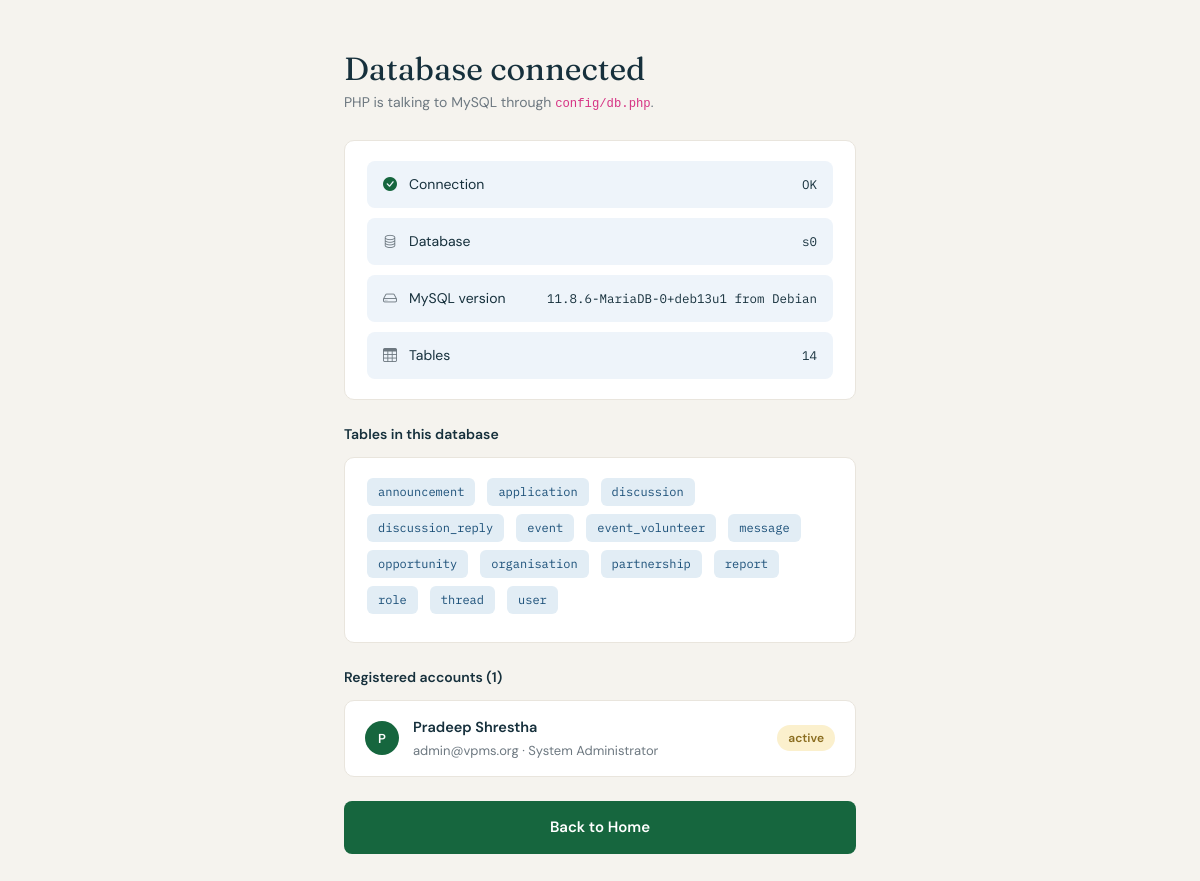
/db-test.php, run on the app's committed database.
### tables this page shows
CREATE TABLE `user` (
  user_id           INT AUTO_INCREMENT PRIMARY KEY,
  full_name         VARCHAR(120) NOT NULL,
  email             VARCHAR(190) NOT NULL UNIQUE,
  password_hash     CHAR(60) NOT NULL,
  phone             VARCHAR(30),
  role_id           INT NOT NULL,
  organisation_id   INT,
  organisation_name VARCHAR(150),
  designation       VARCHAR(80),
  skills            VARCHAR(255),
  bio               TEXT,
  status            VARCHAR(20) NOT NULL DEFAULT 'pending',    
  reset_code        VARCHAR(40),
  created_at        DATETIME NOT NULL DEFAULT CURRENT_TIMESTAMP,
  FOREIGN KEY (role_id) REFERENCES role(role_id),
  FOREIGN KEY (organisation_id) REFERENCES organisation(organisation_id)
);

CREATE TABLE role (
  role_id     INT AUTO_INCREMENT PRIMARY KEY,
  name        VARCHAR(50) NOT NULL,
  description VARCHAR(255) NOT NULL
);

### db-test.php (the view, shortened to what this page needs)
<?php
require 'config/db.php';
$version = $pdo->query('SELECT VERSION()')->fetchColumn();
$dbname_check = $pdo->query('SELECT DATABASE()')->fetchColumn();
$tables = $pdo->query('SHOW TABLES')->fetchAll(PDO::FETCH_COLUMN);
include 'includes/auth-header.php';
?>
<div class="auth-card">
  <h1 class="auth-title">Database connected</h1>
  <p class="auth-sub">PHP is talking to MySQL through <code>config/db.php</code>.</p>
  <div class="card-v card-v-pad mb-4">
    <div class="doc-row">
      <i class="bi bi-check-circle-fill" style="color:#16663e"></i>
      Connection
      <span class="ms-auto mono" style="font-size:12.5px">OK</span>
    </div>
    <div class="doc-row">
      <i class="bi bi-database" style="color:#6d7880"></i>
      Database
      <span class="ms-auto mono" style="font-size:12.5px"><?php echo $dbname_check; ?></span>
    </div>
    <div class="doc-row">
      <i class="bi bi-hdd" style="color:#6d7880"></i>
      MySQL version
      <span class="ms-auto mono" style="font-size:12.5px"><?php echo $version; ?></span>
    </div>
    <div class="doc-row mb-0">
      <i class="bi bi-table" style="color:#6d7880"></i>
      Tables
      <span class="ms-auto mono" style="font-size:12.5px"><?php echo count($tables); ?></span>
    </div>
  </div>
  <p class="section-label">Tables in this database</p>
  <div class="card-v card-v-pad mb-4">
    <?php foreach ($tables as $table) { ?>
      <span class="chip chip-mono me-2 mb-2"><?php echo $table; ?></span>
    <?php } ?>
  </div>
  <?php
  $people = $pdo->query(
      'SELECT u.full_name, u.email, u.status, r.name AS role
       FROM `user` u
       JOIN role r ON r.role_id = u.role_id
       ORDER BY u.user_id DESC'
  )->fetchAll();
  ?>
  <p class="section-label">Registered accounts (<?php echo count($people); ?>)</p>
  <?php if (count($people) == 0) { ?>
    <div class="notice mb-4">
      <p class="notice-title">Nobody registered yet</p>
      <p class="notice-text">Sign up through the registration form and the account will appear here.</p>
    </div>
  <?php } else { ?>
    <div class="card-v mb-4">
      <?php foreach ($people as $person) { ?>
        <div class="list-row">
          <span class="avatar-circle"><?php echo strtoupper(substr($person['full_name'], 0, 1)); ?></span>
          <span class="flex-grow-1 min-w-0">
            <span class="row-title d-block"><?php echo htmlspecialchars($person['full_name']); ?></span>
            <span class="row-meta d-block"><?php echo htmlspecialchars($person['email']); ?> · <?php echo $person['role']; ?></span>
          </span>
          <span class="badge-v badge-pending"><?php echo $person['status']; ?></span>
        </div>
      <?php } ?>
    </div>
  <?php } ?>
  <a class="btn-v btn-green btn-block btn-lg-v" href="index.php">Back to Home</a>
</div>
<?php include 'includes/auth-footer.php'; ?>

### assets/css/app.css (style rules this page uses)
body { margin: 0; background: #f5f3ee; color: #16303c; font-family: 'DM Sans', sans-serif; font-size: 15px; }
html { scrollbar-width: thin; scrollbar-color: #d6cfc2 #f5f3ee; }
a { text-decoration: none; color: inherit; }
h1, h2, h3 { margin: 0; }
p { margin: 0; }
.mono { font-family: 'IBM Plex Mono', monospace; }
.min-w-0 { min-width: 0; }
.section-label { margin-bottom: 12px; font-size: 14px; font-weight: 600; }
.btn-v { display: inline-flex; align-items: center; justify-content: center; gap: 7px; padding: 11px 20px; border: 1px solid transparent; border-radius: 8px; font-size: 14px; font-weight: 600; cursor: pointer; }
.btn-green { background: #16663e; color: #fff; }
.btn-block { width: 100%; }
.btn-lg-v { padding: 14px 24px; font-size: 15px; }
.card-v { border: 1px solid #e9e5dd; border-radius: 10px; background: #fff; }
.card-v-pad { padding: 20px 22px; }
.badge-v { display: inline-block; padding: 4px 11px; border-radius: 999px; font-size: 12px; font-weight: 600; white-space: nowrap; }
.badge-pending { background: #fbf0cd; color: #8a6d1f; }
.chip { display: inline-block; padding: 5px 11px; border-radius: 6px; background: #e2edf5; color: #1a4f78; font-size: 12.5px; }
.chip-mono { font-family: 'IBM Plex Mono', monospace; font-size: 12px; }
.list-row { display: flex; align-items: center; gap: 14px; padding: 16px 20px; border-bottom: 1px solid #f0ede6; }
.list-row:last-child { border-bottom: 0; }
.row-title { font-size: 14.5px; font-weight: 600; }
.row-meta { margin-top: 2px; font-size: 13px; color: #6d7880; }
.avatar-circle { display: grid; place-items: center; width: 34px; height: 34px; border-radius: 50%; background: #16663e; color: #fff; font-size: 13px; font-weight: 600; }
.doc-row { display: flex; align-items: center; gap: 12px; margin-bottom: 10px; padding: 13px 16px; border-radius: 8px; background: #eef4fa; font-size: 14px; }
.auth-title { margin-bottom: 4px; font-family: 'Fraunces', serif; font-size: 32px; font-weight: 400; }
.auth-sub { margin-bottom: 26px; color: #6d7880; font-size: 14px; }
.auth-center { padding: 50px 24px 70px; background: #f5f3ee; }
.auth-card { max-width: 512px; margin: 0 auto; }

### data on the page
user: full_name "P", full_name "Pradeep Shrestha", email "admin@vpms.org", role.name "System Administrator", status "active"

### other printed values
$dbname_check "s0"
$version "11.8.6-MariaDB-0+deb13u1 from Debian"
count($tables) "14"
$table "announcement"
$table "application"
$table "discussion"
$table "discussion_reply"
$table "event"
$table "event_volunteer"
$table "message"
$table "opportunity"
$table "organisation"
$table "partnership"
$table "report"
$table "role"
